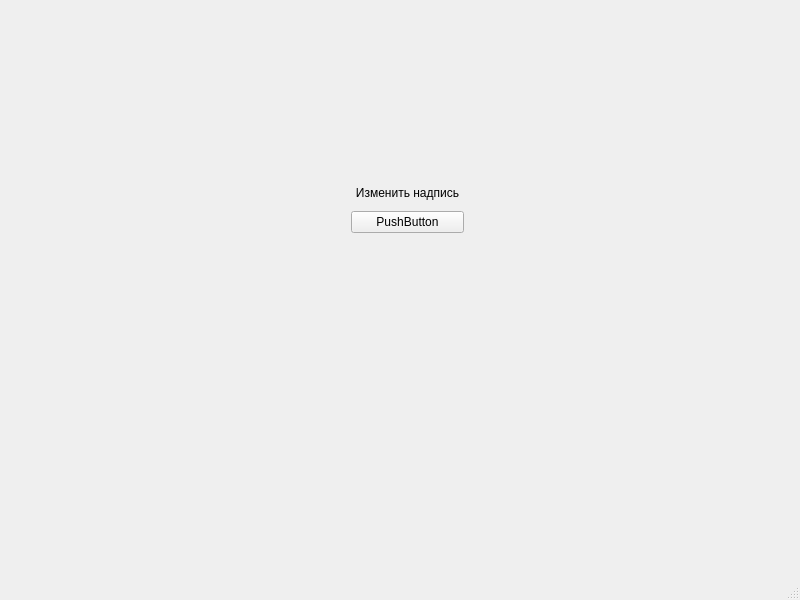
<?xml version="1.0" encoding="UTF-8"?>
<ui version="4.0">
 <class>MainWindow</class>
 <widget class="QMainWindow" name="MainWindow">
  <property name="geometry">
   <rect>
    <x>0</x>
    <y>0</y>
    <width>800</width>
    <height>600</height>
   </rect>
  </property>
  <property name="windowTitle">
   <string>MainWindow</string>
  </property>
  <widget class="QWidget" name="centralwidget">
   <widget class="QWidget" name="">
    <property name="geometry">
     <rect>
      <x>351</x>
      <y>181</y>
      <width>113</width>
      <height>52</height>
     </rect>
    </property>
    <layout class="QVBoxLayout" name="verticalLayout">
     <item>
      <widget class="QLabel" name="label">
       <property name="text">
        <string>Изменить надпись</string>
       </property>
       <property name="alignment">
        <set>Qt::AlignCenter</set>
       </property>
      </widget>
     </item>
     <item>
      <widget class="QPushButton" name="btn1">
       <property name="text">
        <string>PushButton</string>
       </property>
      </widget>
     </item>
    </layout>
   </widget>
  </widget>
  <widget class="QMenuBar" name="menubar">
   <property name="geometry">
    <rect>
     <x>0</x>
     <y>0</y>
     <width>800</width>
     <height>26</height>
    </rect>
   </property>
  </widget>
  <widget class="QStatusBar" name="statusbar"/>
 </widget>
 <resources/>
 <connections/>
</ui>
